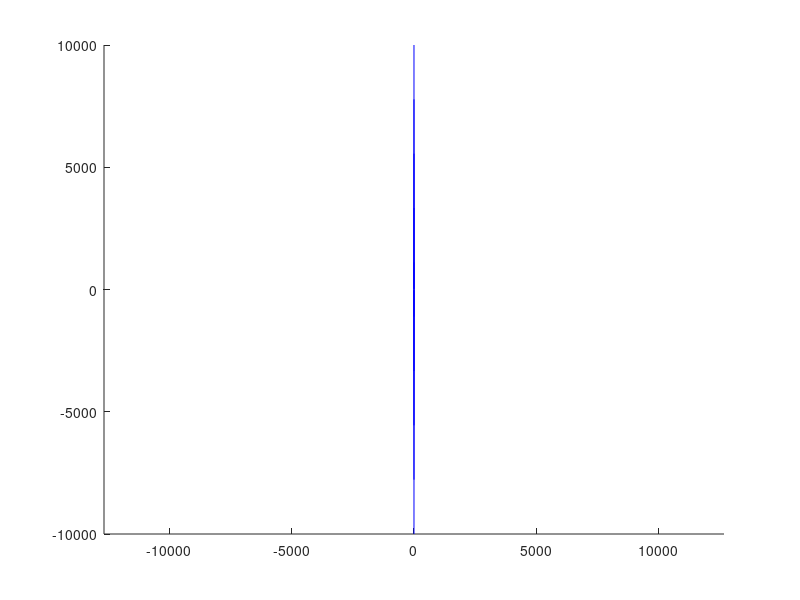

Reproduce this figure in MATLAB.
% Task a

ia = linspace(-1, 1, 10);
x  = linspace(-2, 2);

clf
hold on

for a=ia
  y = x.^2+a;
  plot(x, y, 'b');
end

x = linspace(0, 2);
for a=ia
  y = log(x)/2+a;
  plot(x, y, 'b');
end
axis equal

% Task b

ia = linspace(-1, 1, 10);
x  = linspace(0.0001, 2);

clf
hold on

for a=ia
  y = a./x;
  plot(x, y, 'b');
end

x = linspace(0, 2);
for a=ia
  y = log(x)/2+a;
  plot(x, y, 'b');
end

axis equal
